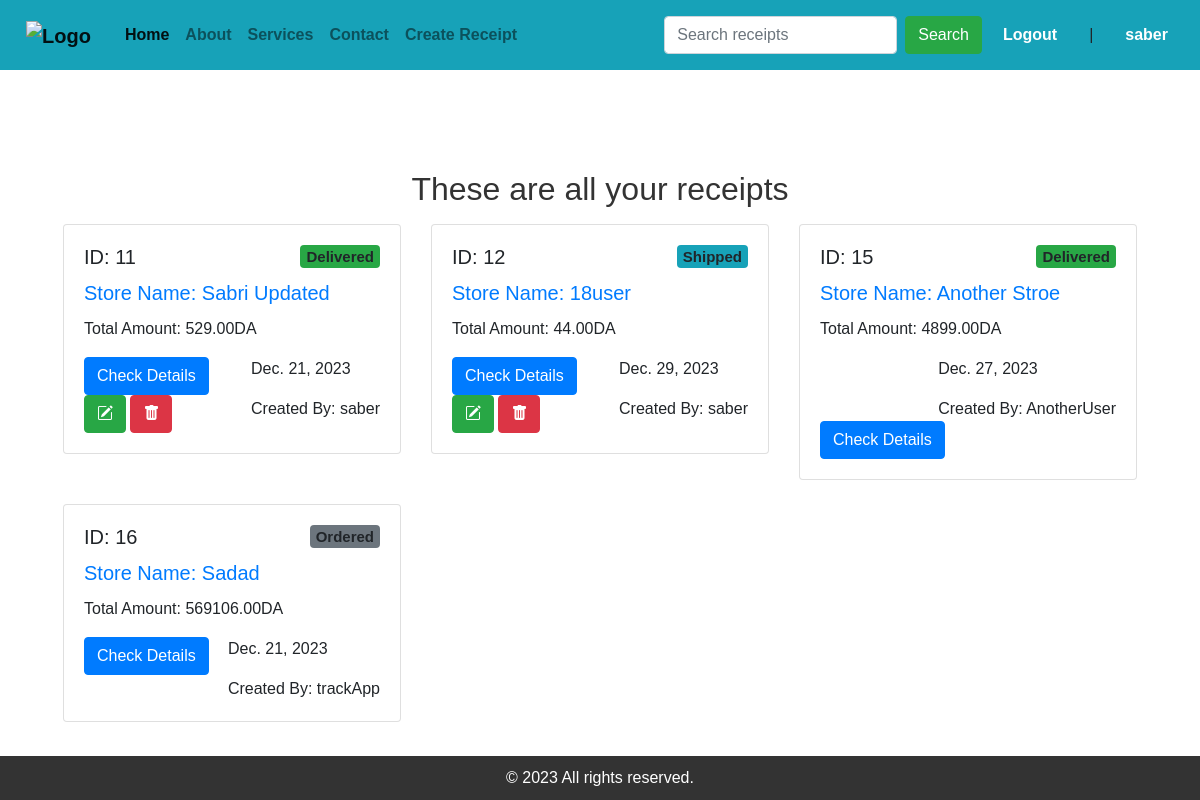
The page / (signed in) on the database its author committed.
### trackApp/models.py (models this page shows, shortened)
class Recipe(models.Model):
    options = (
        ('Ordered', 'Ordered'),
        ('Shipped', 'Shipped'),
        ('Out of Delivery', 'Out'),
        ('Arriving', 'Arriving'),
        ('Delivered', 'Delivered')
    )
    user = models.ForeignKey(User, on_delete=models.CASCADE)
    store_name = models.CharField(max_length=255)
    date_of_purchase = models.DateField()
    item = models.CharField(max_length=255)
    price = models.DecimalField(max_digits=10, decimal_places=2)
    quantity = models.IntegerField()
    status = models.CharField(max_length=30, choices=options, default='Ordered')
    def calculate_total_amount(self):
        return self.quantity * self.price

### trackApp/views.py (the view)
# urls.py: path('', views.ListItems.as_view(), name='index'),
class ListItems(ListView):
    model = Recipe
    template_name = 'trackApp/index.html'
    ordering = '-date_of_purchase'
    def get_context_data(self, *args, object_list=None, **kwargs):
        all_recipes = Recipe.objects.all()
        context = super(ListItems, self).get_context_data(*args, **kwargs)
        context['all_recipes'] = all_recipes
        logger.info("Viewing all the data with List view Class Based View")
        return context

### templates/trackApp/index.html
{% extends 'trackApp/base.html' %}
{% block content %}
    <h2 class="text-center my-3">These are all your receipts</h2>
    <div class='row card-group mb-5 mx-5'>
        {% for recipe in all_recipes %}
            <div class="col-4">
                <div class="card mb-4">
                    <div class="card-body">
                        <h5 class="card-title">
                            ID: {{ recipe.id|upper }}
                            {% if user.is_authenticated %}
                                {% if recipe.status == 'Ordered' %}
                                    <span class="badge float-right bg-secondary">{{ recipe.status }}</span>
                                {% elif recipe.status == 'Shipped' %}
                                    <span class="badge float-right bg-info">{{ recipe.status }}</span>
                                {% elif recipe.status == 'Out of Delivery' %}
                                    <span class="badge float-right bg-warning">{{ recipe.status }}</span>
                                {% elif recipe.status == 'Arriving' %}
                                    <span class="badge float-right bg-primary">{{ recipe.status }}</span>
                                {% elif recipe.status == 'Delivered' %}
                                    <span class="badge float-right bg-success">{{ recipe.status }}</span>
                                {% endif %}
                            {% endif %}
                        </h5>
                        {% if user.is_authenticated %}
                            <a href="{% url 'details' recipe.pk %}">
                                <h5 class="card-title">Store Name: {{ recipe.store_name|title }}</h5>
                            </a>
                            <p class="card-text">Total Amount: {{ recipe.calculate_total_amount }}DA</p>
                            <div class="float-right">
                                <p class="card-text">{{ recipe.date_of_purchase }}</p>
                                <p class="card-text float-right">Created By: {{ recipe.user.username }}</p>
                            </div>
                            <a href="{% url 'details' recipe.id %}" class="btn btn-primary">Check Details</a>
                            {% if user.is_authenticated %}
                                {% if user.id == recipe.user.id %}
                                    <a href="{% url 'update_receipt' recipe.pk %}" class="btn btn-success">
                                        <i class="bi bi-pencil-square"></i></a>
                                    <a href="{% url 'delete_item' pk=recipe.id %}" class="btn btn-danger">
                                        <i class="bi bi-trash-fill"></i></a>
                                {% endif %}
                            {% endif %}
                        {% else %}
                            <h5 class="card-title">Store Name: {{ recipe.store_name|title }}</h5>
                        {% endif %}
                    </div>
                </div>
            </div>
        {% endfor %}
    </div>
{% endblock %}

### templates/trackApp/base.html (shortened to what this page needs)
{% load static %}
{% load crispy_forms_tags %}
<!DOCTYPE html>
<html lang="en">
<head>
    <link rel="stylesheet" href="https://stackpath.bootstrapcdn.com/bootstrap/4.5.2/css/bootstrap.min.css">
    <link rel="stylesheet" href="{% static 'css/styles.css' %}">
    <link rel="stylesheet" href="https://cdn.jsdelivr.net/npm/bootstrap-icons@1.11.2/font/bootstrap-icons.min.css">
</head>
<body>
<nav class="navbar navbar-expand-lg navbar-light bg-info">
    <div class="logo">
        <a class="navbar-brand" href="{% url 'index' %}">
            <img src="{% static 'imgs/trackerlogo.png' %}" alt="Logo" width="50" height="50">
        </a>
    </div>
    <div class="collapse navbar-collapse" id="navbarNav">
        <ul class="navbar-nav">
            <li class="nav-item active">
                <a class="nav-link" href="{% url 'index' %}">Home</a>
            </li>
            <li class="nav-item">
                <a class="nav-link" href="#about">About</a>
            </li>
            <li class="nav-item">
                <a class="nav-link" href="#services">Services</a>
            </li>
            <li class="nav-item">
                <a class="nav-link" href="#contact">Contact</a>
            </li>
            <li class="nav-item">
                {% if user.is_authenticated %}
                    <a class="nav-link" href="{% url 'create_receipt' %}">Create Receipt</a>
                {% endif %}
            </li>
        </ul>
        <form class="form-inline my-2 my-lg-0 ml-auto" method="get" action="{% url 'track_item' %}">
            <input class="form-control my-2 mr-sm-2" type="number" name="search" placeholder="Search receipts"
                   aria-label="Search" min="0" step="1" required>
            <button class="btn btn-success my-2 my-sm-0" type="submit">Search</button>
        </form>
        <div class="login-logout">
            {% if user.is_authenticated %}
                <a href="{% url 'logout_user' %}" class="nav-link">Logout</a>
                <span class="nav-link">|</span>
                <a href="" class="nav-link">{{ user.username }}</a>
            {% else %}
                <i class="fas fa-user"></i>
                <a href="{% url 'login_user' %}" class="nav-link">login</a>
                <span class="nav-link">|</span>
                <a href="{% url 'register_user' %}" class="nav-link">Register</a>
            {% endif %}
        </div>
    </div>
</nav>
{% block content %}
{% endblock %}
<footer>
    &copy; 2023 All rights reserved.
</footer>
</body>
</html>

### static/css/styles.css (style rules this page uses)
body { font-family: 'Arial', sans-serif; margin: 0; padding: 0; box-sizing: border-box; }
nav { background-color: #444; padding: 10px; overflow: hidden; }
nav a { float: left; color: #fff; font-weight: bold; text-align: center; padding: 4px 10px; text-decoration: none; }
footer { background-color: #333; color: #fff; text-align: center; padding: 10px; position: fixed; bottom: 0; width: 100%; }
.logo { float: left; }
.login-logout { float: right; display: flex; align-items: center; }
h2 { text-align: center; color: #333; }
form { display: flex; flex-direction: column; }
input { padding: 10px; margin-bottom: 15px; border: 1px solid #ccc; border-radius: 4px; }
button { background-color: #007bff; color: #fff; padding: 10px; border: none; border-radius: 4px; cursor: pointer; }
a { text-decoration: none; }

### rows shown on the page
Recipe: id "11", status "Delivered", store_name "Sabri Updated", calculate_total_amount "529.00", date_of_purchase "Dec. 21, 2023", user.username "saber"
Recipe: id "12", status "Shipped", store_name "18user", calculate_total_amount "44.00", date_of_purchase "Dec. 29, 2023", user.username "saber"
Recipe: id "15", status "Delivered", store_name "Another Stroe", calculate_total_amount "4899.00", date_of_purchase "Dec. 27, 2023", user.username "AnotherUser"
Recipe: id "16", status "Ordered", store_name "Sadad", calculate_total_amount "569106.00", date_of_purchase "Dec. 21, 2023", user.username "trackApp"

### other values the page prints
{{ user.username }} "saber"
